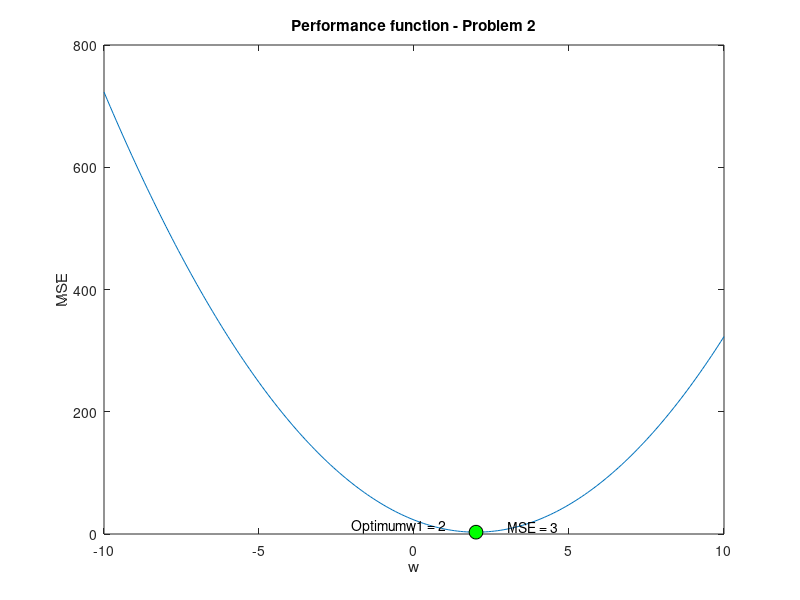

Reproduce this figure in MATLAB.
%% Problem 2
clear, clc, close all;
MSE = [];
w = -10:0.1:10;
for i = 1:length(w)
    MSE(i) = 5*w(i).^2-20*w(i)+23;
end
figure, plot(w, MSE), title('Performance function - Problem 2'), ylabel('MSE'), xlabel('w')
hold on
[minMSE, optimum_w_index] = min(MSE);
plot(w(optimum_w_index),minMSE,'o', 'MarkerEdgeColor','k', 'MarkerFaceColor','g', 'MarkerSize',10);
hold on
text(w(optimum_w_index) - 4, minMSE + 10, ['Optimumw1 = ' num2str(w(optimum_w_index))])
text(w(optimum_w_index) + 1, minMSE + 10, ['MSE = ' num2str(min(MSE))])

%%P8
mu=2;sigma2=0.333;
fun=@(x) (x.^4).*(1/sqrt(2*pi*sigma2)).*exp((-(x-mu).^2)./(2*sigma2))
q=integral(fun,-Inf,Inf)